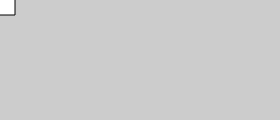
Frame 1 (no input)
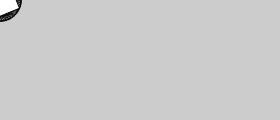
Frame 60 (no input)
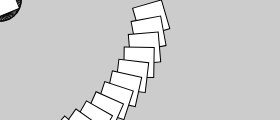
Frame 120 (the mouse pressed at the canvas centre since frame 60)

The p5.js sketch that drew these frames (run headless with seeded random() and noise() and a simulated clock; from frame 60 on, the mouse is pressed at the canvas centre):

// p5.js sketch
// ── sketch.js
let angle = 0.0;

function setup() {
  createCanvas(280, 120);
  background(204);
}

function draw() {
  rotate(angle);
  translate(mouseX, mouseY);
  rect(-15, -15, 30, 30);
  angle += 0.1;
}

// https://editor.p5js.org/jht1493/sketches/f61txC7KZ
// Ex_06_06 Rotation Translation

// https://github.com/lmccart/gswp5.js-code/blob/master/06_Transform/Ex_06_06.js
